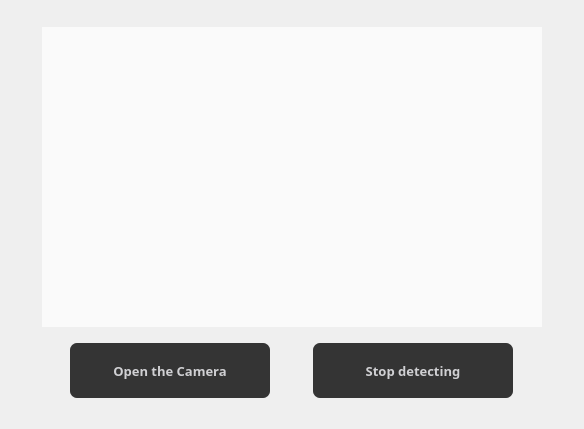
               <widget class="QWidget" name="page_camera">
                <layout class="QVBoxLayout" name="verticalLayout_9">
                 <item>
                  <widget class="QFrame" name="f_cam_up">
                   <property name="sizePolicy">
                    <sizepolicy hsizetype="Preferred" vsizetype="Expanding">
                     <horstretch>0</horstretch>
                     <verstretch>1</verstretch>
                    </sizepolicy>
                   </property>
                   <property name="styleSheet">
                    <string notr="true">#f_cam_up{
	background: rgba(0, 0, 0, 0);
}</string>
                   </property>
                   <property name="frameShape">
                    <enum>QFrame::StyledPanel</enum>
                   </property>
                   <property name="frameShadow">
                    <enum>QFrame::Raised</enum>
                   </property>
                   <widget class="QLabel" name="label_4">
                    <property name="geometry">
                     <rect>
                      <x>30</x>
                      <y>4</y>
                      <width>221</width>
                      <height>31</height>
                     </rect>
                    </property>
                    <property name="font">
                     <font>
                      <family>Trebuchet MS</family>
                      <pointsize>15</pointsize>
                      <weight>75</weight>
                      <bold>true</bold>
                     </font>
                    </property>
                    <property name="styleSheet">
                     <string notr="true">QLabel{
	background: rgb(0, 0, 0, 0);
	color: rgb(208, 208, 211);
}</string>
                    </property>
                    <property name="text">
                     <string>Camera detection</string>
                    </property>
                   </widget>
                  </widget>
                 </item>
                 <item>
                  <widget class="QFrame" name="f_cam_content">
                   <property name="sizePolicy">
                    <sizepolicy hsizetype="Preferred" vsizetype="Expanding">
                     <horstretch>0</horstretch>
                     <verstretch>16</verstretch>
                    </sizepolicy>
                   </property>
                   <property name="styleSheet">
                    <string notr="true">#f_cam_content{
	background: rgba(0, 0, 0, 0);
}
</string>
                   </property>
                   <property name="frameShape">
                    <enum>QFrame::StyledPanel</enum>
                   </property>
                   <property name="frameShadow">
                    <enum>QFrame::Raised</enum>
                   </property>
                   <layout class="QVBoxLayout" name="verticalLayout_10">
                    <property name="leftMargin">
                     <number>30</number>
                    </property>
                    <property name="rightMargin">
                     <number>30</number>
                    </property>
                    <item>
                     <widget class="QLabel" name="cam_detect">
                      <property name="sizePolicy">
                       <sizepolicy hsizetype="Preferred" vsizetype="Expanding">
                        <horstretch>0</horstretch>
                        <verstretch>5</verstretch>
                       </sizepolicy>
                      </property>
                      <property name="minimumSize">
                       <size>
                        <width>500</width>
                        <height>300</height>
                       </size>
                      </property>
                      <property name="styleSheet">
                       <string notr="true">background-color: rgb(255, 255, 255, 180);
padding-left:180px</string>
                      </property>
                      <property name="text">
                       <string/>
                      </property>
                     </widget>
                    </item>
                    <item>
                     <widget class="QFrame" name="frame">
                      <property name="sizePolicy">
                       <sizepolicy hsizetype="Preferred" vsizetype="Expanding">
                        <horstretch>0</horstretch>
                        <verstretch>1</verstretch>
                       </sizepolicy>
                      </property>
                      <property name="styleSheet">
                       <string notr="true">background: rgba(0, 0, 0, 0);
</string>
                      </property>
                      <property name="frameShape">
                       <enum>QFrame::StyledPanel</enum>
                      </property>
                      <property name="frameShadow">
                       <enum>QFrame::Raised</enum>
                      </property>
                      <layout class="QHBoxLayout" name="horizontalLayout_6">
                       <item alignment="Qt::AlignHCenter">
                        <widget class="QPushButton" name="Button_opencam">
                         <property name="minimumSize">
                          <size>
                           <width>200</width>
                           <height>55</height>
                          </size>
                         </property>
                         <property name="font">
                          <font>
                           <family>Tempus Sans ITC</family>
                           <pointsize>10</pointsize>
                           <weight>75</weight>
                           <bold>true</bold>
                          </font>
                         </property>
                         <property name="styleSheet">
                          <string notr="true">QPushButton{
	background: rgb(0, 0, 0, 200);
	border-radius:7px;
	color: rgb(208, 208, 211);
}
QPushButton:pressed{
	padding-left:5px;
	padding-top:5px;
}</string>
                         </property>
                         <property name="text">
                          <string>Open the Camera</string>
                         </property>
                        </widget>
                       </item>
                       <item alignment="Qt::AlignHCenter">
                        <widget class="QPushButton" name="Button_stopc">
                         <property name="minimumSize">
                          <size>
                           <width>200</width>
                           <height>55</height>
                          </size>
                         </property>
                         <property name="font">
                          <font>
                           <family>Tempus Sans ITC</family>
                           <pointsize>10</pointsize>
                           <weight>75</weight>
                           <bold>true</bold>
                          </font>
                         </property>
                         <property name="styleSheet">
                          <string notr="true">QPushButton{
	background: rgb(0, 0, 0, 200);
	border-radius:7px;
	color: rgb(208, 208, 211);
}
QPushButton:pressed{
	padding-left:5px;
	padding-top:5px;
}</string>
                         </property>
                         <property name="text">
                          <string>Stop detecting</string>
                         </property>
                        </widget>
                       </item>
                      </layout>
                     </widget>
                    </item>
                   </layout>
                  </widget>
                 </item>
                </layout>
               </widget>
